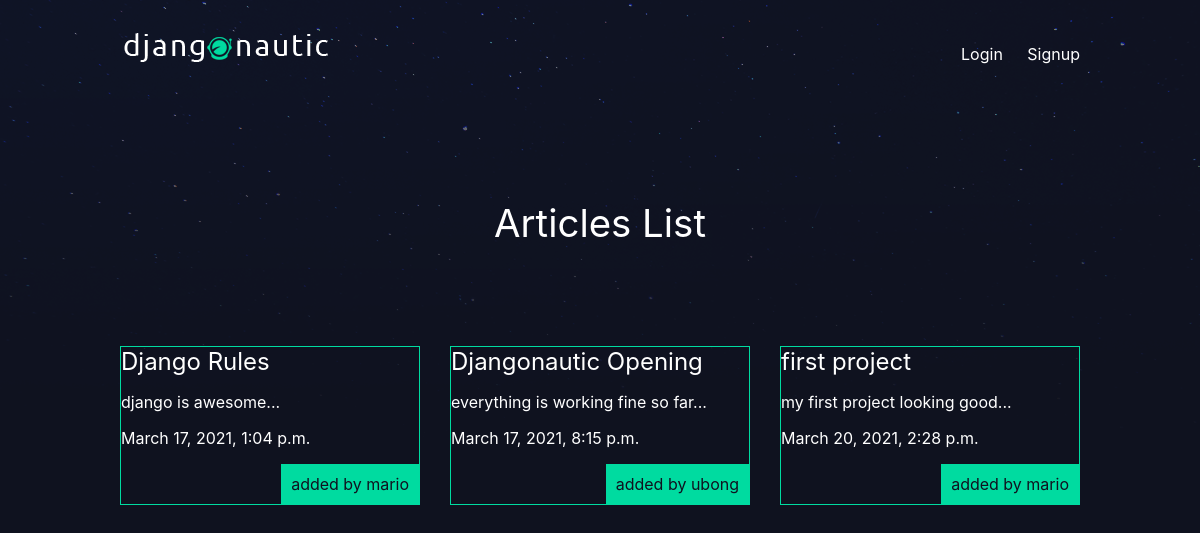
The app's page /articles/ with its own data.
### articles/models.py (models this page shows, shortened)
class Article(models.Model):
 title = models.CharField(max_length = 100)
 slug = models.SlugField()
 body = models.TextField()
 date = models.DateTimeField(auto_now_add = True)
 thumb = models.ImageField(default='default.png', blank=True)
 author = models.ForeignKey(User, on_delete=models.CASCADE, default=None)
 def snippet(self):
  return self.body[:50] + '...'

### articles/views.py (the view)
def article_list(request):
 articles = Article.objects.all().order_by('date')
 return render(request, 'articles/article_list.html', { 'articles': articles })

### articles/templates/articles/article_list.html
{% extends 'base_layout.html' %}
{% block content%}
 <h1>Articles List</h1>
 <div class="articles">
 {% for article in articles %}
  <div class="article">
   <h2><a href="{% url 'articles:detail' slug=article.slug %}">{{ article.title }}</a></h2>
   <p>{{ article.snippet }}</p>
   <p>{{ article.date }}</p>
   <p class="author">added by {{ article.author.username }}</p>
  </div>
 {% endfor %}
 </div>
{% endblock %}

### templates/base_layout.html (shortened to what this page needs)
{% load static %}
<!DOCTYPE html>
<html>
 <head>
  <link rel="stylesheet" href="{% static 'styles.css' %}">
 </head>
 <body>
  <header class="wrapper">
   <h1><a href="{% url 'home' %}"><img src="{% static 'logo.png' %}" alt="djangonautic" /></a></h1>
   <nav>
    <ul>
     {% if user.is_authenticated %}
      <li>
       <form class="logout-link" action="{% url 'accounts:logout' %}" method="post">
        {% csrf_token %}
        <button type="submit">Logout</button>
       </form>
      </li>
      <li><a href="{% url 'articles:create' %}" class="highlight">New Article</a></li>
     {% else %}
      <li><a href="{% url 'accounts:login' %}">Login</a></li>
      <li><a href="{% url 'accounts:signup' %}">Signup</a></li>
     {% endif %}
    </ul>
   </nav>
  </header>
  <div class="wrapper">
   {% block content %}
   {% endblock %}
  </div>
 </body>
</html>

### static/styles.css (style rules this page uses)
body { background-color: #0f121f; background-image: url(/static/stars.png); background-repeat: no-repeat; color: #fff; }
body * { font-family: -apple-system, BlinkMacSystemFont, "Segoe UI", Roboto, Oxygen, Ubuntu, Cantarell, "Open Sans", "Helvetica Neue", sans-serif; }
h1, h2, h3, h4, h5 { font-weight: normal; margin: 0; }
a, a:hover, a:visited { color: #fff; text-decoration: none; }
.wrapper { max-width: 960px; margin: 0 auto; }
div.wrapper > h1 { text-align: center; margin: 100px auto; font-size: 2.4em; }
header { display: grid; grid-template-columns: 1fr 1fr; padding: 20px 0; }
nav { justify-self: end; }
nav li { display: inline-block; list-style-type: none; margin-left: 20px; }
.articles { display: grid; grid-template-columns: 1fr 1fr 1fr; grid-gap: 30px; }
.article { padding: 0; border: 1px solid #00dba0; position: relative; padding-bottom: 40px; }
.article .author { padding: 10px; background: #00dba0; position: absolute; right: 0; bottom: 0; margin: 0; color: #0f121f; }

### records on screen
Article: title "Django Rules", snippet "django is awesome...", date "March 17, 2021, 1:04 p.m.", author.username "mario"
Article: title "Djangonautic Opening", snippet "everything is working fine so far...", date "March 17, 2021, 8:15 p.m.", author.username "ubong"
Article: title "first project", snippet "my first project looking good...", date "March 20, 2021, 2:28 p.m.", author.username "mario"
